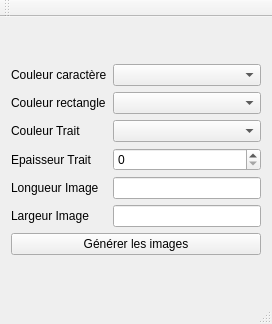
<?xml version="1.0" encoding="UTF-8"?>
<ui version="4.0">
 <class>MainWindow</class>
 <widget class="QMainWindow" name="MainWindow">
  <property name="geometry">
   <rect>
    <x>0</x>
    <y>0</y>
    <width>272</width>
    <height>324</height>
   </rect>
  </property>
  <property name="windowTitle">
   <string>MainWindow</string>
  </property>
  <widget class="QWidget" name="centralWidget">
   <layout class="QVBoxLayout" name="verticalLayout_4">
    <item>
     <layout class="QVBoxLayout" name="verticalLayout_3">
      <item>
       <layout class="QHBoxLayout" name="horizontalLayout">
        <item>
         <layout class="QVBoxLayout" name="verticalLayout">
          <item>
           <widget class="QLabel" name="label_couleurCaractere">
            <property name="text">
             <string>Couleur caractère</string>
            </property>
           </widget>
          </item>
          <item>
           <widget class="QLabel" name="label_couleurRectangle">
            <property name="text">
             <string>Couleur rectangle</string>
            </property>
           </widget>
          </item>
          <item>
           <widget class="QLabel" name="label_couleurTrait">
            <property name="text">
             <string>Couleur Trait</string>
            </property>
           </widget>
          </item>
          <item>
           <widget class="QLabel" name="label_epaisseurTrait">
            <property name="text">
             <string>Epaisseur Trait</string>
            </property>
           </widget>
          </item>
          <item>
           <widget class="QLabel" name="label_longueurImage">
            <property name="text">
             <string>Longueur Image</string>
            </property>
           </widget>
          </item>
          <item>
           <widget class="QLabel" name="label_largeurImage">
            <property name="text">
             <string>Largeur Image</string>
            </property>
           </widget>
          </item>
         </layout>
        </item>
        <item>
         <layout class="QVBoxLayout" name="verticalLayout_2">
          <item>
           <widget class="QComboBox" name="comboBox_couleurCaractere"/>
          </item>
          <item>
           <widget class="QComboBox" name="comboBox_couleurRectangle"/>
          </item>
          <item>
           <widget class="QComboBox" name="comboBox_couleurTrait"/>
          </item>
          <item>
           <widget class="QSpinBox" name="spinBox_epaisseurTrait"/>
          </item>
          <item>
           <widget class="QLineEdit" name="lineEdit_longueurImage"/>
          </item>
          <item>
           <widget class="QLineEdit" name="lineEdit_largeurImage">
            <property name="text">
             <string/>
            </property>
           </widget>
          </item>
         </layout>
        </item>
       </layout>
      </item>
      <item>
       <widget class="QPushButton" name="pushButton_genererFichiers">
        <property name="text">
         <string>Générer les images</string>
        </property>
       </widget>
      </item>
     </layout>
    </item>
   </layout>
  </widget>
  <widget class="QMenuBar" name="menuBar">
   <property name="geometry">
    <rect>
     <x>0</x>
     <y>0</y>
     <width>272</width>
     <height>25</height>
    </rect>
   </property>
  </widget>
  <widget class="QToolBar" name="mainToolBar">
   <attribute name="toolBarArea">
    <enum>TopToolBarArea</enum>
   </attribute>
   <attribute name="toolBarBreak">
    <bool>false</bool>
   </attribute>
  </widget>
  <widget class="QStatusBar" name="statusBar"/>
 </widget>
 <layoutdefault spacing="6" margin="11"/>
 <resources/>
 <connections/>
</ui>
